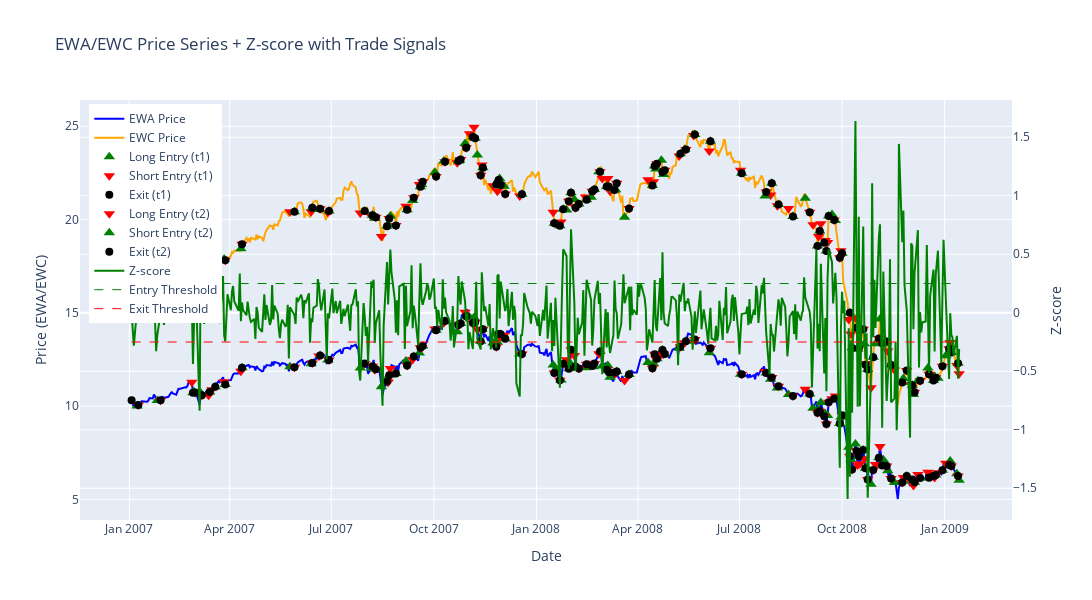

Here is the notebook cell this chart was saved with:
### Code cell
# Plot trade markers on price
long_signals = ledger[(ledger['position'].diff() == 1)]
short_signals = ledger[(ledger['position'].diff() == -1)]
exit_signals = ledger[(ledger['position'].diff() != 0) & (ledger['position'] == 0)]

import plotly.graph_objects as go

fig = go.Figure()

# --- Left y-axis: Price series t1 ---
fig.add_trace(go.Scatter(
    x=data.index, y=data[t1],
    mode='lines',
    name=f'{t1} Price',
    line=dict(color='blue'),
    yaxis='y1'
))

# --- Left y-axis: Price series t2 ---
fig.add_trace(go.Scatter(
    x=data.index, y=data[t2],
    mode='lines',
    name=f'{t2} Price',
    line=dict(color='orange'),
    yaxis='y1'
))

# --- Trade markers ---
fig.add_trace(go.Scatter(
    x=long_signals.index, y=data.loc[long_signals.index, t1],
    mode='markers',
    marker=dict(symbol='triangle-up', color='green', size=10),
    name='Long Entry (t1)',
    yaxis='y1'
))

fig.add_trace(go.Scatter(
    x=short_signals.index, y=data.loc[short_signals.index, t1],
    mode='markers',
    marker=dict(symbol='triangle-down', color='red', size=10),
    name='Short Entry (t1)',
    yaxis='y1'
))

fig.add_trace(go.Scatter(
    x=exit_signals.index, y=data.loc[exit_signals.index, t1],
    mode='markers',
    marker=dict(symbol='circle', color='black', size=8),
    name='Exit (t1)',
    yaxis='y1'
))

fig.add_trace(go.Scatter(
    x=long_signals.index, y=data.loc[long_signals.index, t2],
    mode='markers',
    marker=dict(symbol='triangle-down', color='red', size=10),
    name='Long Entry (t2)',
    yaxis='y1'
))

fig.add_trace(go.Scatter(
    x=short_signals.index, y=data.loc[short_signals.index, t2],
    mode='markers',
    marker=dict(symbol='triangle-up', color='green', size=10),
    name='Short Entry (t2)',
    yaxis='y1'
))

fig.add_trace(go.Scatter(
    x=exit_signals.index, y=data.loc[exit_signals.index, t2],
    mode='markers',
    marker=dict(symbol='circle', color='black', size=8),
    name='Exit (t2)',
    yaxis='y1'
))

# --- Z-score on secondary y-axis ---
fig.add_trace(go.Scatter(
    x=z_score.index, y=z_score,
    mode='lines',
    name='Z-score',
    line=dict(color='green', dash='solid'),
    yaxis='y2'
))

# Threshold lines
for val, color, dash, label in [
    (entry_std_score, 'green', 'dash', 'Entry Threshold'),
    (-exit_std_score, 'red', 'dash', 'Exit Threshold')
]:
    fig.add_trace(go.Scatter(
        x=[data.index.min(), data.index.max()],
        y=[val, val],
        mode='lines',
        line=dict(color=color, dash=dash, width=1),
        name=label if label else '_nolegend_',
        yaxis='y2'
    ))

# --- Layout ---
fig.update_layout(
    title=f'{t1}/{t2} Price Series + Z-score with Trade Signals',
    xaxis=dict(title='Date'),
    yaxis=dict(title=f'Price ({t1}/{t2})', side='left'),
    yaxis2=dict(title='Z-score', overlaying='y', side='right'),
    legend=dict(x=0.01, y=0.99),
    width=1700,
    height=600
)

fig.show()
